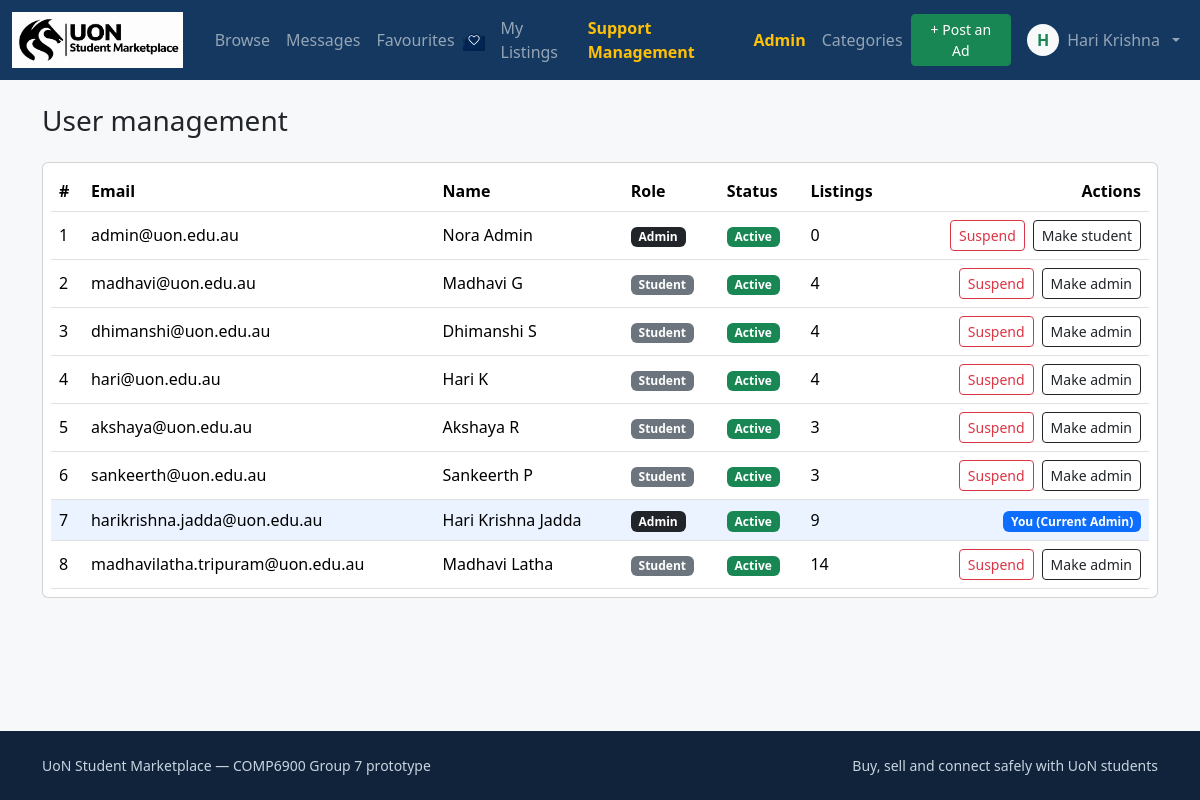
The page /admin/users (signed in) on the database its author committed.
### tables this page shows
CREATE TABLE users (
    user_id        INTEGER PRIMARY KEY AUTOINCREMENT,
    email          TEXT NOT NULL UNIQUE,
    password_hash  TEXT NOT NULL,                -- PBKDF2-SHA256, never plain text
    first_name     TEXT NOT NULL,
    last_name      TEXT NOT NULL,
    phone          TEXT,
    role           TEXT NOT NULL DEFAULT 'student'
                   CHECK (role IN ('student', 'admin')),
    status         TEXT NOT NULL DEFAULT 'active'
                   CHECK (status IN ('active', 'suspended')),
    created_at     TEXT NOT NULL
, profile_photo TEXT);

### app/views/admin.py (the view)
@bp.route("/users")
@admin_required
def users():
    rows = db.get_db().query(
        """
        SELECT u.*,
               (SELECT COUNT(*) FROM listings l
                WHERE l.user_id = u.user_id) AS listing_count
        FROM users u
        ORDER BY u.user_id
        """
    )
    return render_template("admin/users.html", users=rows)

### app/db.py (called while the page is built)
def _connect_sqlite(config):
    conn = sqlite3.connect(str(config["SQLITE_PATH"]))
    conn.row_factory = sqlite3.Row
    conn.execute("PRAGMA foreign_keys = ON")
    return conn

def get_db():
    if "db" not in g:
        g.db = Database(_connect_sqlite(current_app.config))
    return g.db

    def query(self, sql, params=(), one=False):
        cur = self.conn.cursor()
        cur.execute(sql, tuple(params))
        columns = [column[0] for column in cur.description] if cur.description else []
        rows = [dict(zip(columns, row)) for row in cur.fetchall()]
        cur.close()
        return rows[0] if (one and rows) else (None if one else rows)

### app/security.py (called while the page is built)
def current_user():
    if "user_id" not in session:
        return None
    if not hasattr(g, "_current_user"):
        g._current_user = get_db_user(session["user_id"])
        if g._current_user and g._current_user["status"] != "active":
            logout_user()
            g._current_user = None
    return g._current_user

def get_db_user(user_id):
    from .db import get_db
    return get_db().query(
        "SELECT * FROM users WHERE user_id = ?",
        (user_id,),
        one=True,
    )

def admin_required(view):
    @wraps(view)
    def wrapped(*args, **kwargs):
        user = current_user()
        if user is None:
            flash("Please log in to continue.", "warning")
            return redirect(url_for("auth.login", next=request.path))
        if user["role"] != "admin":
            abort(403)
        return view(*args, **kwargs)
    return wrapped

def generate_csrf_token():
    if "_csrf_token" not in session:
        session["_csrf_token"] = secrets.token_hex(32)
    return session["_csrf_token"]

### app/templates/admin/users.html (shortened to what this page needs)
{% extends "base.html" %}
{% block content %}
<h1 class="h3 mb-4">User management</h1>
<div class="table-responsive card p-2">
    <table class="table table-hover align-middle mb-0">
        <thead>
            <tr>
                <th>#</th>
                <th>Email</th>
                <th>Name</th>
                <th>Role</th>
                <th>Status</th>
                <th>Listings</th>
                <th class="text-end">Actions</th>
            </tr>
        </thead>
        <tbody>
            {% for u in users %}
            <tr class="{% if u.user_id == session.get('user_id') %}current-admin-row{% endif %}">
                <td>{{ u.user_id }}</td>
                <td>{{ u.email }}</td>
                <td>{{ u.first_name }} {{ u.last_name }}</td>
                <td>
                    <span class="badge {{ 'bg-dark' if u.role == 'admin' else 'bg-secondary' }}">
                        {{ u.role|capitalize }}
                    </span>
                </td>
                <td>
                    <span class="badge {{ 'bg-success' if u.status == 'active' else 'bg-danger' }}">
                        {{ u.status|capitalize }}
                    </span>
                </td>
                <td>{{ u.listing_count }}</td>
                <td class="text-end">
                    {% if u.user_id != session.get('user_id') %}
                    <div class="d-flex justify-content-end align-items-center gap-2 flex-wrap">
                        <form
                            method="post"
                            action="{{ url_for('admin.set_user_status', user_id=u.user_id) }}"
                            class="mb-0"
                        >
                            <button
                                type="submit"
                                class="btn btn-sm btn-outline-{{ 'danger' if u.status == 'active' else 'success' }}"
                            >
                                {{ 'Suspend' if u.status == 'active' else 'Activate' }}
                            </button>
                        </form>
                        <form
                            method="post"
                            action="{{ url_for('admin.set_user_role', user_id=u.user_id) }}"
                            class="mb-0"
                        >
                            <button type="submit" class="btn btn-sm btn-outline-dark">
                                {{ 'Make student' if u.role == 'admin' else 'Make admin' }}
                            </button>
                        </form>
                    </div>
                    {% else %}
                    <span class="badge bg-primary">You (Current Admin)</span>
                    {% endif %}
                </td>
            </tr>
            {% else %}
            <tr>
                <td colspan="7" class="text-center text-muted py-4">
                    No users found.
                </td>
            </tr>
            {% endfor %}
        </tbody>
    </table>
</div>
{% endblock %}

### app/templates/base.html (shortened to what this page needs)
<!doctype html>
<html lang="en">
<head>
  <link
    href="https://cdn.jsdelivr.net/npm/bootstrap@5.3.3/dist/css/bootstrap.min.css"
    rel="stylesheet"
  >
  <link
    rel="stylesheet"
    href="{{ url_for('static', filename='css/style.css') }}"
  >
</head>
<body>
  <nav class="navbar navbar-expand-lg navbar-dark site-header sticky-top">
    <div class="container-fluid">
      <a
        class="navbar-brand d-flex align-items-center"
        href="{{ url_for('main.home') }}"
      >
        <img
          src="{{ url_for('static', filename='img/uon_logo.png') }}"
          alt="University of Newcastle"
          class="uon-logo"
        >
      </a>
      <div class="collapse navbar-collapse" id="nav">
        <ul class="navbar-nav me-auto mb-2 mb-lg-0">
          <li class="nav-item">
            <a class="nav-link" href="{{ url_for('main.browse') }}">
              Browse
            </a>
          </li>
          {% if session.get('user_id') %}
            <li class="nav-item">
              <a class="nav-link" href="{{ url_for('messages.inbox') }}">
                Messages
              </a>
            </li>
            <li class="nav-item">
              <a
  class="nav-link d-flex align-items-center gap-2"
  href="{{ url_for('favourites.index') }}"
>
  Favourites
  <img
    src="{{ url_for('static', filename='img/favourite.png') }}"
    alt=""
    width="22"
    height="22"
    style="object-fit: contain;"
  >
</a>
            </li>
            <li class="nav-item">
              <a class="nav-link" href="{{ url_for('listings.my_listings') }}">
                My Listings
              </a>
            </li>
            {% if current_user and current_user['role'] == 'admin' %}
              <li class="nav-item">
                <a
                  class="nav-link text-warning fw-semibold"
                  href="{{ url_for('support.admin_tickets') }}"
                >
                  Support Management
                </a>
              </li>
            {% else %}
              <li class="nav-item">
                <a class="nav-link" href="{{ url_for('support.tickets') }}">
                  Support
                </a>
              </li>
            {% endif %}
          {% endif %}
          {% if session.get('user_id') and current_user and current_user['role'] == 'admin' %}
            <li class="nav-item">
              <a
                class="nav-link text-warning fw-semibold"
                href="{{ url_for('admin.dashboard') }}"
              >
                Admin
              </a>
            </li>
            <li class="nav-item">
              <a
                class="nav-link"
                href="{{ url_for('admin.categories') }}"
              >
                Categories
              </a>
            </li>
          {% endif %}
        </ul>
        <ul class="navbar-nav ms-auto align-items-lg-center">
          {% if session.get('user_id') and current_user %}
            <li class="nav-item me-2">
              <a
                class="btn btn-success btn-sm px-3"
                href="{{ url_for('listings.create') }}"
              >
                + Post an Ad
              </a>
            </li>
            <li class="nav-item dropdown">
              <a
                class="nav-link dropdown-toggle d-flex align-items-center gap-2"
                href="#"
                data-bs-toggle="dropdown"
                aria-expanded="false"
              >
                {% if current_user['profile_photo'] %}
                  <img
                    src="{{ url_for('auth.profile_photo_file', filename=current_user['profile_photo']) }}"
                    alt="Profile"
                    class="rounded-circle"
                    style="width: 32px; height: 32px; object-fit: cover;"
                  >
                {% else %}
                  <span
                    class="rounded-circle bg-light text-success d-inline-flex align-items-center justify-content-center"
                    style="width: 32px; height: 32px; font-weight: 600;"
                    aria-hidden="true"
                  >
                    {{ current_user['first_name'][0]|upper }}
                  </span>
                {% endif %}
                <span>{{ current_user['first_name'] }}</span>
              </a>
            </li>
          {% endif %}
        </ul>
      </div>
    </div>
  </nav>
  <main class="container py-4">
    {% block content %}{% endblock %}
  </main>
  <footer class="site-footer mt-5 py-4">
    <div class="container d-flex flex-wrap justify-content-between">
      <span>UoN Student Marketplace — COMP6900 Group 7 prototype</span>
      <span>Buy, sell and connect safely with UoN students</span>
    </div>
  </footer>
</body>
</html>

### app/static/css/style.css (style rules this page uses)
:root { --uon-navy: #14385f; --uon-green: #009a44; }
body { background: #f6f8fa; min-height: 100vh; display: flex; flex-direction: column; }
main { flex: 1; }
.site-header { background: var(--uon-navy); }
.site-footer { background: #10233a; color: #c8d4e0; font-size: 0.875rem; }
.uon-logo { display: block; width: 180px; max-width: 100%; height: auto; object-fit: contain; }
.navbar-brand { padding: 0; margin-right: 24px; display: flex; align-items: center; }
.site-header { padding-top: 8px; padding-bottom: 8px; }
.site-header .navbar-nav { align-items: center; }
.site-header .nav-link { padding: 8px 12px; }
.current-admin-row { background-color: #eaf3ff !important; }
.current-admin-row td { background-color: #eaf3ff !important; }

### rows shown on the page
users: first_name "H", first_name "Hari Krishna", user_id "7", email "harikrishna.jadda@uon.edu.au", last_name "Jadda", role "Admin", status "Active", listing_count "9", shows "You (Current Admin)"
users: user_id "1", email "admin@uon.edu.au", first_name "Nora", last_name "Admin", role "Admin", status "Active", listing_count "0", status "Suspend", role "Make student"
users: user_id "2", email "madhavi@uon.edu.au", first_name "Madhavi", last_name "G", role "Student", status "Active", listing_count "4", status "Suspend", role "Make admin"
users: user_id "3", email "dhimanshi@uon.edu.au", first_name "Dhimanshi", last_name "S", role "Student", status "Active", listing_count "4", status "Suspend", role "Make admin"
users: user_id "4", email "hari@uon.edu.au", first_name "Hari", last_name "K", role "Student", status "Active", listing_count "4", status "Suspend", role "Make admin"
users: user_id "5", email "akshaya@uon.edu.au", first_name "Akshaya", last_name "R", role "Student", status "Active", listing_count "3", status "Suspend", role "Make admin"
users: user_id "6", email "sankeerth@uon.edu.au", first_name "Sankeerth", last_name "P", role "Student", status "Active", listing_count "3", status "Suspend", role "Make admin"
users: user_id "8", email "madhavilatha.tripuram@uon.edu.au", first_name "Madhavi", last_name "Latha", role "Student", status "Active", listing_count "14", status "Suspend", role "Make admin"
